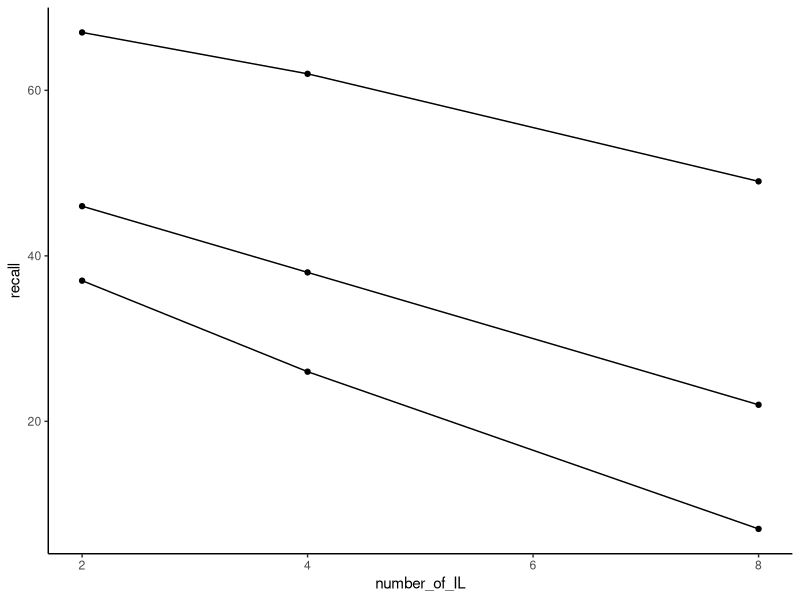

Generate this figure with R:
## ---- chunk 1
knitr::opts_chunk$set(echo = TRUE)

library(ggplot2)
library(tibble)
## ---- chunk 2
slamecka_design <- tibble(number_of_learning_trials = rep(c(2,4,8), each=6),
                          number_of_IL = rep(rep(c(2,4,8), 2), 3),
                          subjects = 1:18,
                          recall = c(35,21,6,
                                   39,31,8,
                                   40,34,18,
                                   52,42,26,
                                   61,58,46,
                                   73,66,52
                                   )
                          )
## ---- chunk 3
ggplot(slamecka_design,aes(x=number_of_IL,
                           group = number_of_learning_trials,
                           y=recall))+
  geom_line(stat = "summary", fun = "mean")+
  geom_point(stat = "summary", fun = "mean",)+
  theme_classic()
